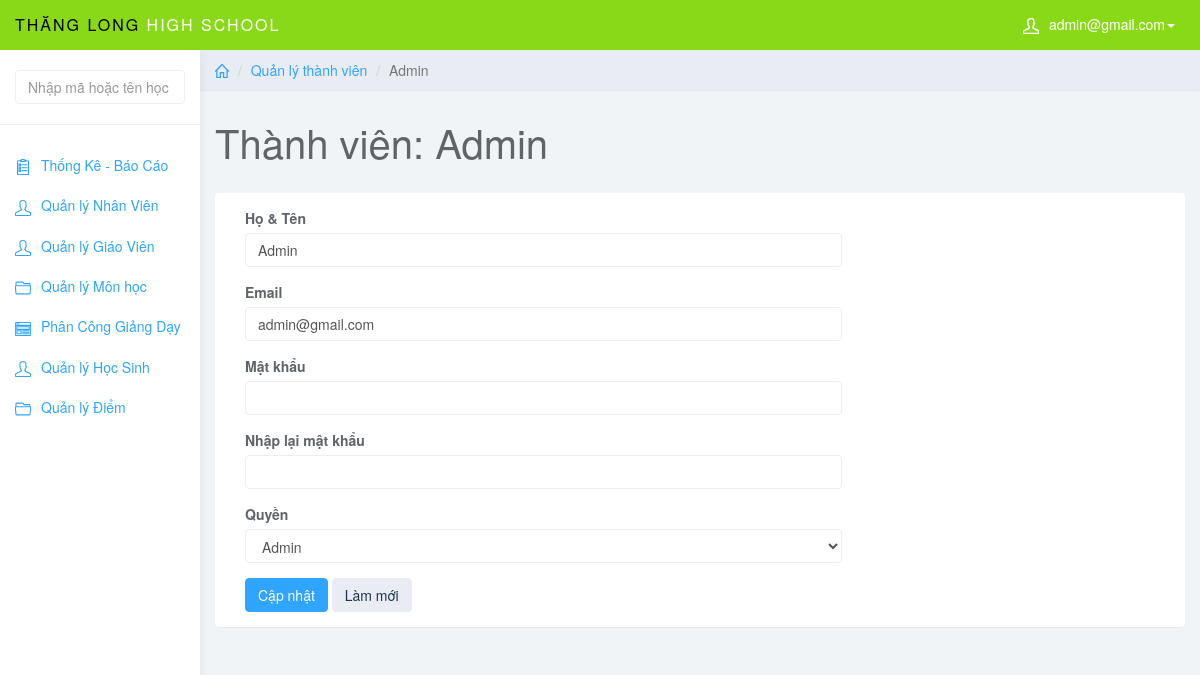
The app's page /index.php?page=edit_user&user_id=1 (signed in) with its own data.
### tables this page shows
CREATE TABLE `user` (
  `user_id` int NOT NULL AUTO_INCREMENT,
  `user_name` varchar(50) NOT NULL,
  `user_mail` varchar(50) NOT NULL,
  `user_pass` varchar(50) NOT NULL,
  `pass_forgot` varchar(50) NOT NULL,
  `user_level` int NOT NULL,
  PRIMARY KEY (`user_id`)
);

### edit_user.php (the view, shortened to what this page needs)
<?php
$user_id = $_GET['user_id'];
$sql_view = "SELECT * FROM user WHERE user_id = $user_id";
$query_view = mysqli_query($conn, $sql_view);
$row_view = mysqli_fetch_assoc($query_view);
?>
<div class="col-sm-9 col-sm-offset-3 col-lg-10 col-lg-offset-2 main">
    <div class="row">
        <ol class="breadcrumb">
            <li><a href="index.php"><svg class="glyph stroked home">
                        <use xlink:href="#stroked-home"></use>
                    </svg></a></li>
            <li><a href="index.php?page=user">Quản lý thành viên</a></li>
            <li class="active"><?php echo $row_view['user_name']; ?></li>
        </ol>
    </div>
    <div class="row">
        <div class="col-lg-12">
            <h1 class="page-header">Thành viên: <?php echo $row_view['user_name']; ?></h1>
        </div>
    </div>
    <div class="row">
        <div class="col-lg-12">
            <div class="panel panel-default">
                <div class="panel-body">
                    <div class="col-md-8">
                        <form role="form" method="post">
                            <div class="form-group">
                                <label>Họ & Tên</label>
                                <input type="text" name="user_name" class="form-control"
                                    value="<?php echo $row_view['user_name']; ?>" placeholder="">
                            </div>
                            <div class="form-group">
                                <label>Email</label>
                                <input type="text" name="user_mail" value="<?php echo $row_view['user_mail']; ?>"
                                    class="form-control">
                            </div>
                            <div class="form-group">
                                <label>Mật khẩu</label>
                                <input type="password" name="user_pass" class="form-control">
                            </div>
                            <div class="form-group">
                                <label>Nhập lại mật khẩu</label>
                                <input type="password" name="user_re_pass" class="form-control">
                            </div>
                            <div class="form-group">
                                <label>Quyền</label>
                                <select name="user_level" class="form-control">
                                    <option value=1 <?php if ($row_view['user_level'] == 1) {
                                                        echo 'selected';
                                                    } ?>>Admin</option>
                                </select>
                            </div>
                            <button type="submit" name="sbm" class="btn btn-primary">Cập nhật</button>
                            <button type="reset" class="btn btn-default">Làm mới</button>
                    </div>
                </div>
            </div>
        </div>
    </div>
</div>

### css/styles.css (style rules this page uses)
body { background: #f1f4f7; padding-top: 50px; color: #5f6468; }
a, a:hover, a:focus { color: #30a5ff; }
h1, h2, h3, h4, h5, h6 { color: #5f6468; }
h1 { font-weight: 300; font-size: 40px; }
.form-control { border: 1px solid #eee; box-shadow: none; }
.btn-default, .btn-default:hover, .btn-default:focus, .btn-default:active, .btn-default.active, .open > .dropdown-toggle.btn-default, .btn-default.disabled, .btn-default[disabled], fieldset[disabled] .btn-default, .btn-default.disabled:hover, .btn-default[disabled]:hover, fieldset[disabled] .btn-default:hover, .btn-default.disabled:focus, .btn-default[disabled]:focus, fieldset[disabled] .btn-default:focus, .btn-default.disabled:active, .btn-default[disabled]:active, fieldset[disabled] .btn-default:active, .btn-default.disabled.active, .btn-default[disabled].active, fieldset[disabled] .btn-default.active { background-color: #e9ecf2; border-color: #e9ecf2; color: #1b3548; }
.btn-primary, .btn-primary:hover, .btn-primary:focus, .btn-primary:active, .btn-primary.active, .open > .dropdown-toggle.btn-primary, .btn-primary.disabled, .btn-primary[disabled], fieldset[disabled] .btn-primary, .btn-primary.disabled:hover, .btn-primary[disabled]:hover, fieldset[disabled] .btn-primary:hover, .btn-primary.disabled:focus, .btn-primary[disabled]:focus, fieldset[disabled] .btn-primary:focus, .btn-primary.disabled:active, .btn-primary[disabled]:active, fieldset[disabled] .btn-primary:active, .btn-primary.disabled.active, .btn-primary[disabled].active, fieldset[disabled] .btn-primary.active { background-color: #30a5ff; border-color: #30a5ff; }
.panel { border: 0; }
.breadcrumb { border-radius: 0; padding: 10px 15px; background: #e9ecf2; box-shadow: 0 1px 1px rgba(0, 0, 0, .05); margin: 0 ; }
h1.page-header { margin-top: 30px; border-bottom: 0; }
.breadcrumb .glyph { height: 14px; width: 14px; margin: -2px 0 0 0; stroke-width: 4px; }

### records on screen
user: user_name "Admin", user_mail "admin@gmail.com", user_level "Admin"

### other values on screen
$_SESSION['mail_user'] "admin@gmail.com"
